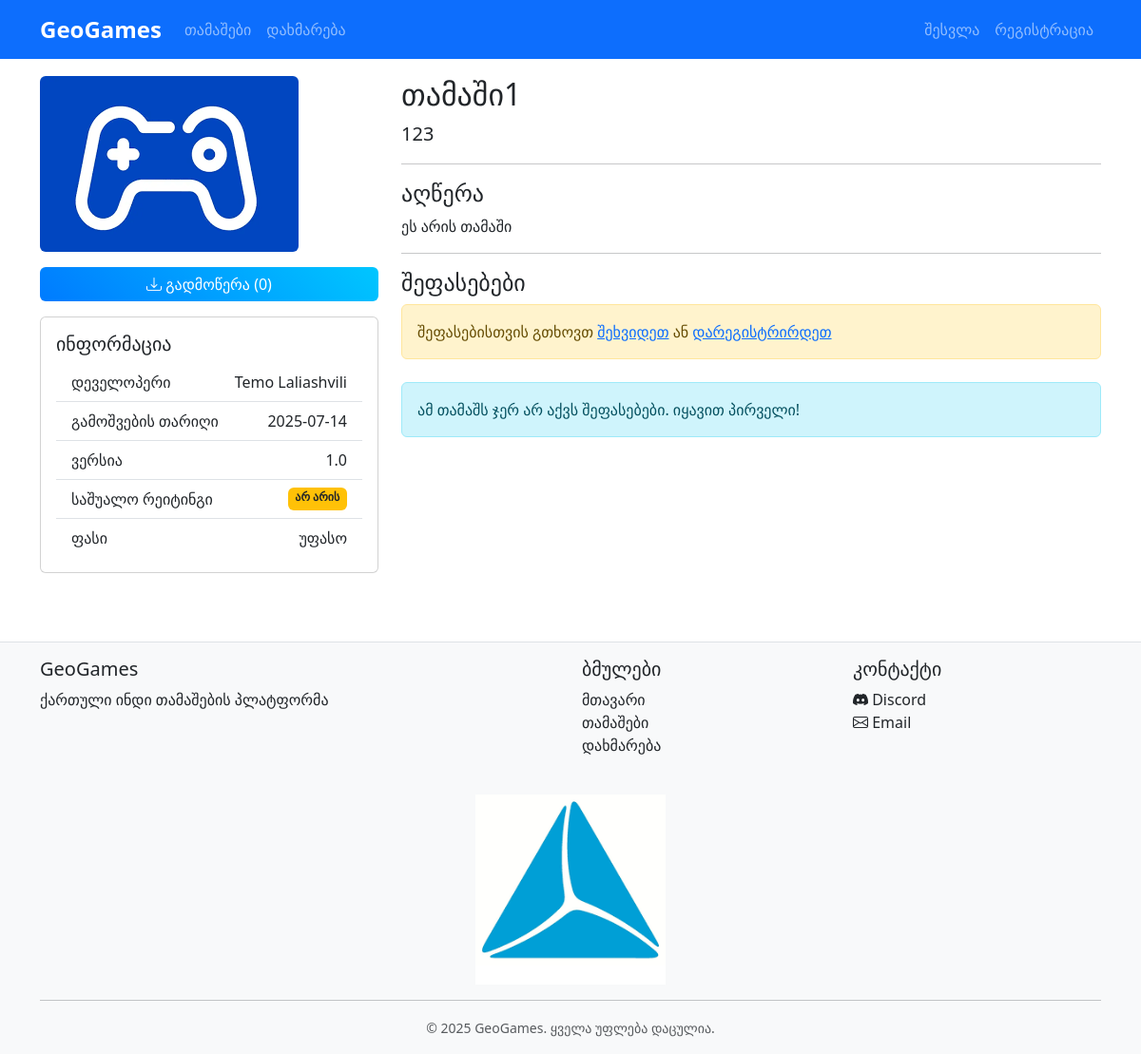
Screenshot of /game/1 with the database file from the repository.
### models.py (models this page shows, shortened)
class Game(db.Model):
    __tablename__ = 'games'
    id = db.Column(db.Integer, primary_key=True)
    title = db.Column(db.String(100), nullable=False)
    description = db.Column(db.Text, nullable=False)
    short_description = db.Column(db.String(200))
    developer_id = db.Column(db.Integer, db.ForeignKey('users.id'), nullable=False)
    cover_image = db.Column(db.String(100), nullable=False)
    download_link = db.Column(db.String(256), nullable=False)
    version = db.Column(db.String(20))
    is_approved = db.Column(db.Boolean, default=True)
    created_at = db.Column(db.DateTime, default=datetime.utcnow)
    updated_at = db.Column(db.DateTime, onupdate=datetime.utcnow)
    download_count = db.Column(db.Integer, default=0)
    cost = db.Column(db.Float, default=0.0)
    is_free = db.Column(db.Boolean, default=True)
    ratings = db.relationship('Rating', backref='game', lazy=True, cascade='all, delete-orphan')
    @property
    def cover_url(self):
        return url_for('static', filename=f'uploads/game_covers/{self.cover_image}')

class User(UserMixin, db.Model):
    __tablename__ = 'users'
    id = db.Column(db.Integer, primary_key=True)
    username = db.Column(db.String(50), unique=True, nullable=False, index=True)
    email = db.Column(db.String(120), unique=True, nullable=False, index=True)
    password_hash = db.Column(db.String(128), nullable=False)
    avatar = db.Column(db.String(100))
    phone = db.Column(db.String(20), unique=True)
    is_verified = db.Column(db.Boolean, default=False)
    is_developer = db.Column(db.Boolean, default=False)
    is_moderator = db.Column(db.Boolean, default=False)
    is_admin = db.Column(db.Boolean, default=False)
    is_Owner = db.Column(db.Boolean, default=False)
    two_factor_secret = db.Column(db.String(32))
    verification_code = db.Column(db.String(6), nullable=True)
    created_at = db.Column(db.DateTime, default=datetime.utcnow)
    last_login = db.Column(db.DateTime)
    bio = db.Column(db.Text, nullable=True)
    theme_preference = db.Column(db.String(10), default='light')
    games = db.relationship('Game', backref='developer', lazy='subquery', cascade='all, delete-orphan')
    ratings = db.relationship('Rating', backref='user', lazy='dynamic', cascade='all, delete')

### routes.py (the view)
@bp.route('/game/<int:game_id>')
def game_detail(game_id):
    game = Game.query.get_or_404(game_id)
    if not game.is_approved and not (current_user.is_authenticated and
                                   (current_user.is_admin or current_user.is_moderator or current_user.id == game.developer_id)):
        abort(403)
    form = None
    user_rating = None
    if current_user.is_authenticated:
        form = RatingForm()
        user_rating = Rating.query.filter_by(user_id=current_user.id, game_id=game.id).first()
    return render_template('games/detail.html',
                         title=game.title,
                         game=game,
                         form=form,
                         user_rating=user_rating)

### routes.py (called while the page is built)
@bp.context_processor
def override_url_for():
    return dict(url_for=dated_url_for)

def dated_url_for(endpoint, **values):
    if endpoint == 'static':
        filename = values.get('filename', None)
        if filename:
            file_path = os.path.join(current_app.root_path,
                                     endpoint, filename)
            values['q'] = int(os.stat(file_path).st_mtime)
    return url_for(endpoint, **values)

### templates/games/detail.html (shortened to what this page needs)
{% extends "base.html" %}
{% block content %}
<div class="row">
    <div class="col-md-4">
        <img src="{{ game.cover_url }}" class="img-fluid rounded" alt="{{ game.title }}">
        <div class="mt-3">
            <a href="{{ url_for('main.download_game', game_id=game.id) }}" class="btn btn-primary w-100">
                <i class="bi bi-download"></i> გადმოწერა ({{ game.download_count or 0 }})
            </a>
        </div>
        <div class="card mt-3">
            <div class="card-body">
                <h5 class="card-title">ინფორმაცია</h5>
                <ul class="list-group list-group-flush">
                    <li class="list-group-item d-flex justify-content-between">
                        დეველოპერი <span>{{ game.developer.username }}</span>
                    </li>
                    <li class="list-group-item d-flex justify-content-between">
                        გამოშვების თარიღი <span>{{ game.created_at.strftime('%Y-%m-%d') }}</span>
                    </li>
                    <li class="list-group-item d-flex justify-content-between">
                        ვერსია <span>{{ game.version or '1.0' }}</span>
                    </li>
                    <li class="list-group-item d-flex justify-content-between">
                        საშუალო რეიტინგი
                        <span class="badge bg-warning text-dark">
                            {% if game.ratings %}
                                {{ "%.1f"|format(game.average_rating) }} <i class="bi bi-star-fill"></i>
                            {% else %}
                                არ არის
                            {% endif %}
                        </span>
                    </li>
                    <li class="list-group-item d-flex justify-content-between">
                        ფასი
                        <span>
                            {% if game.is_free %}
                                უფასო
                            {% else %}
                                {{ "%.2f"|format(game.cost) }} ₾
                            {% endif %}
                        </span>
                    </li>
                </ul>
            </div>
        </div>
    </div>
    <div class="col-md-8">
        <h2>{{ game.title }}</h2>
        <p class="lead">{{ game.short_description }}</p>
        <hr>
        <h4>აღწერა</h4>
        <p>{{ game.description }}</p>
        <hr>
        <h4>შეფასებები</h4>
        {% if current_user.is_authenticated %}
            {% if user_rating %}
                <div class="alert alert-info">
                    თქვენ უკვე შეაფასეთ ეს თამაში
                    {% for i in range(1, 6) %}
                        <i class="bi {% if i <= user_rating.score %}bi-star-fill text-warning{% else %}bi-star{% endif %}"></i>
                    {% endfor %}
                    - {{ user_rating.score }} ვარსკვლავით.
                </div>
            {% else %}
                <form method="POST" action="{{ url_for('main.rate_game', game_id=game.id) }}">
                    {{ form.hidden_tag() }}
                    <div class="mb-3">
                        <label class="form-label">შეფასება</label>
                        <div class="rating-stars" style="font-size: 1.5rem; cursor: pointer;">
                            {% for i in range(1, 6) %}
                                <i class="bi bi-star" data-rating="{{ i }}" onclick="setRating(this)"></i>
                            {% endfor %}
                            {{ form.score(id="score-field", type="hidden") }}
                        </div>
                        {% for error in form.score.errors %}
                            <div class="invalid-feedback d-block">{{ error }}</div>
                        {% endfor %}
                    </div>
                    <div class="mb-3">
                        {{ form.review.label(class="form-label") }}
                        {{ form.review(class="form-control", rows=3) }}
                        {% for error in form.review.errors %}
                            <div class="invalid-feedback d-block">{{ error }}</div>
                        {% endfor %}
                    </div>
                    <div class="mb-3">
                        {{ form.submit(class="btn btn-primary") }}
                    </div>
                </form>
            {% endif %}
        {% else %}
            <div class="alert alert-warning">
                შეფასებისთვის გთხოვთ <a href="{{ url_for('main.login') }}">შეხვიდეთ</a> ან <a href="{{ url_for('main.register') }}">დარეგისტრირდეთ</a>
            </div>
        {% endif %}
        <div class="mt-4">
            {% if game.ratings %}
                {% for rating in game.ratings %}
                    <div class="card mb-3">
                        <div class="card-body">
                            <div class="d-flex justify-content-between">
                                <h5>{{ rating.user.username }}</h5>
                                <span class="text-warning" style="font-size: 1.25rem;">
                                    {% for i in range(1, 6) %}
                                        <i class="bi {% if i <= rating.score %}bi-star-fill text-warning{% else %}bi-star{% endif %}"></i>
                                    {% endfor %}
                                </span>
                            </div>
                            <small class="text-muted">{{ rating.created_at.strftime('%Y-%m-%d') }}</small>
                            {% if rating.review %}
                                <p class="mt-2">{{ rating.review }}</p>
                            {% endif %}
                            {% if current_user.is_authenticated %}
                                <div class="mt-2">
                                    {% if current_user.id == rating.user_id %}
                                        <a href="{{ url_for('main.edit_rating', rating_id=rating.id) }}" class="btn btn-sm btn-outline-primary">რედაქტირება</a>
                                    {% endif %}
                                    {% if current_user.id == rating.user_id or current_user.is_admin %}
                                        <form method="POST" action="{{ url_for('main.delete_rating', rating_id=rating.id) }}"
                                              class="d-inline"
                                              onsubmit="return confirm('ნამდვილად გსურთ ამ შეფასების წაშლა?');">
                                            <button type="submit" class="btn btn-sm btn-outline-danger">წაშლა</button>
                                        </form>
                                    {% endif %}
                                </div>
                            {% endif %}
                        </div>
                    </div>
                {% endfor %}
            {% else %}
                <div class="alert alert-info">ამ თამაშს ჯერ არ აქვს შეფასებები. იყავით პირველი!</div>
            {% endif %}
        </div>
    </div>
</div>
{% endblock %}

### static/css/main.css (style rules this page uses)
body { padding-top: 56px; min-height: 100vh; display: flex; flex-direction: column; }
.btn-primary { background: linear-gradient(45deg, #007bff, #00c6ff); border: none; color: white; transition: background 0.3s, transform 0.2s; }

### rows the page displays
Game: cover_url (picture), download_count "0", created_at "2025-07-14", version "1.0", title "თამაში1", short_description "123", description "ეს არის თამაში"
User: developer.username "Temo Laliashvili"
